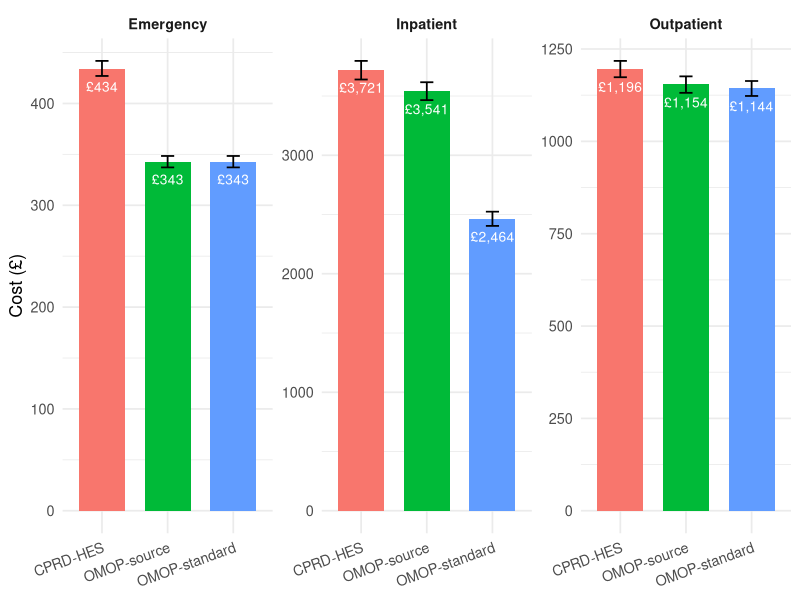

Recreate this plot in R.
library(tidyverse)

costs_df <- tibble(
  source = c("CPRD-HES", "OMOP-standard", "OMOP-source"),
  
  inpatient_cost = c(3720.684, 2464.119, 3541.202),
  inpatient_lwr  = c(3639.411, 2403.777, 3465.318),
  inpatient_upr  = c(3796.503, 2524.008, 3616.368),
  
  outpatient_cost = c(1195.823, 1143.680, 1154.048),
  outpatient_lwr  = c(1173.638, 1122.912, 1131.383),
  outpatient_upr  = c(1217.907, 1163.446, 1175.949),
  
  emergency_cost = c(434.071, 342.872, 342.872),
  emergency_lwr  = c(426.971, 337.199, 337.199),
  emergency_upr  = c(441.808, 348.446, 348.446)
)


costs_long <- costs_df %>%
  pivot_longer(
    cols = -source,
    names_to = c("service", ".value"),
    names_pattern = "(inpatient|outpatient|emergency)_(.*)"
  ) %>%
  mutate(
    service = recode(
      service,
      inpatient  = "Inpatient",
      outpatient = "Outpatient",
      emergency  = "Emergency"
    ),
    source = factor(source, levels = c("CPRD-HES", "OMOP-source", "OMOP-standard"))
  )


p <- ggplot(costs_long, aes(x = source, y = cost, fill = source)) +
  geom_col(width = 0.7) +
  geom_errorbar(
    aes(ymin = lwr, ymax = upr),
    width = 0.2,
    linewidth = 0.6
  ) +
  geom_text(
    aes(label = scales::label_comma(prefix = "£")(round(cost, 0))),
    vjust = 2.3,        # push text down inside the bar
    color = "white",   # readable on dark bars
    size = 3.5
  ) +
  facet_wrap(~ service, scales = "free_y") +
  labs(
    #title = "Costs comparison by care setting (2023–24)",
    x = NULL,
    y = "Cost (£)"
  ) +
  theme_minimal(base_size = 13) +
  theme(
    legend.position = "none",
    strip.text = element_text(face = "bold"),
    axis.text.x = element_text(angle = 20, hjust = 1)
  )



ggsave(
  filename = "costs_comparison_2324.png",
  plot = p,
  width = 10,
  height = 5,
  dpi = 300
)
